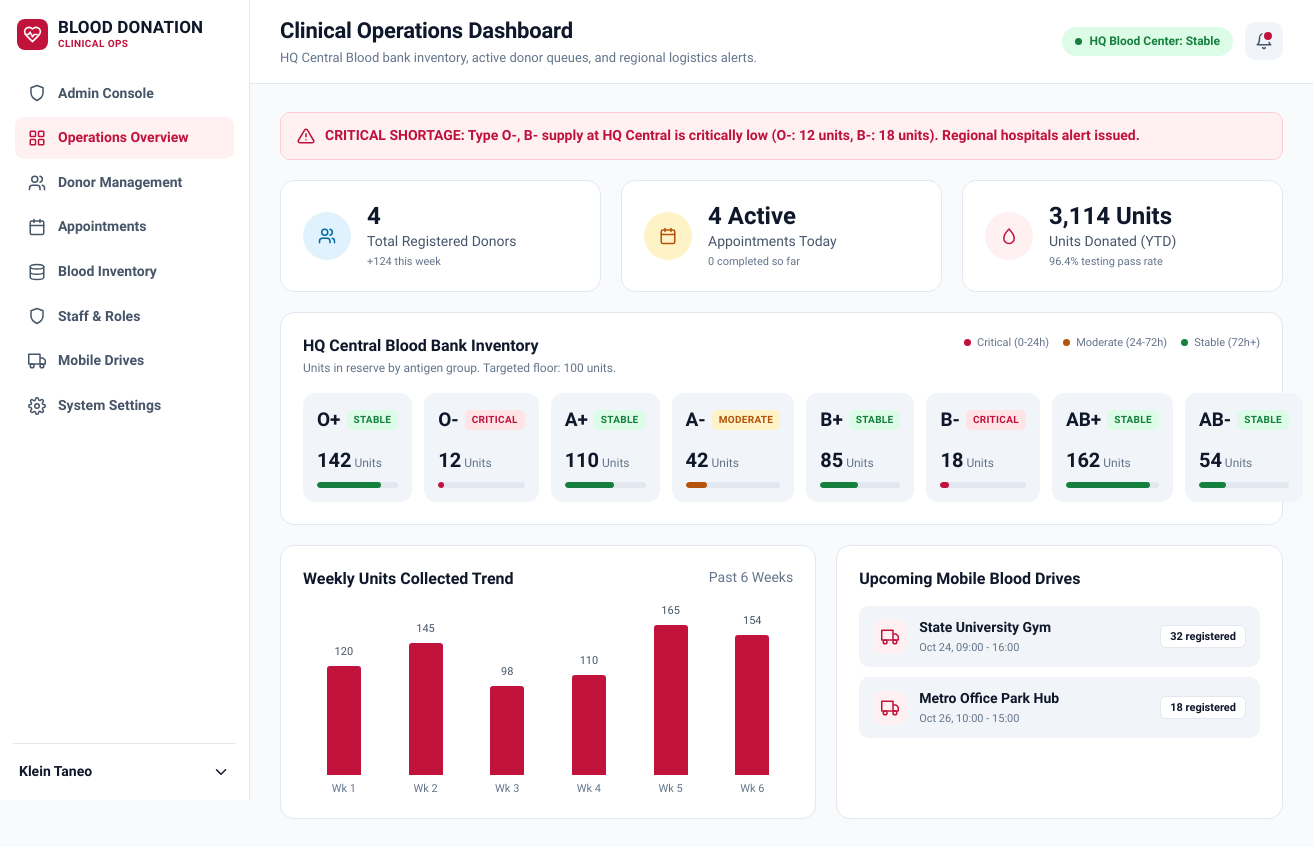
The app's page /dashboard.php (signed in) with its own data.
### tables this page shows
CREATE TABLE users (
  id INT AUTO_INCREMENT PRIMARY KEY,
  name VARCHAR(100) NOT NULL,
  email VARCHAR(150) NOT NULL UNIQUE,
  password_hash VARCHAR(255) NOT NULL,
  role VARCHAR(60) NOT NULL DEFAULT 'Triage Nurse',
  facility VARCHAR(80) NOT NULL DEFAULT 'HQ Central Center',
  access_level VARCHAR(60) NOT NULL DEFAULT 'Pre-screening',
  status ENUM('Active','Pending','Suspended') NOT NULL DEFAULT 'Pending',
  avatar VARCHAR(100) NULL,
  created_at TIMESTAMP DEFAULT CURRENT_TIMESTAMP
);

CREATE TABLE blood_inventory (
  blood_type ENUM('O+','O-','A+','A-','B+','B-','AB+','AB-') PRIMARY KEY,
  units INT NOT NULL DEFAULT 0
);

CREATE TABLE weekly_collections (
  week_no TINYINT PRIMARY KEY,
  units INT NOT NULL
);

CREATE TABLE drives (
  id INT AUTO_INCREMENT PRIMARY KEY,
  name VARCHAR(120) NOT NULL,
  drive_date DATE NOT NULL,
  start_time TIME NOT NULL,
  end_time TIME NOT NULL,
  staffing VARCHAR(160) NOT NULL,
  registered INT NOT NULL DEFAULT 0,
  target INT NOT NULL DEFAULT 50,
  status ENUM('Active','Upcoming','Completed') NOT NULL DEFAULT 'Upcoming',
  created_at TIMESTAMP DEFAULT CURRENT_TIMESTAMP
);

### dashboard.php (the view)
<?php
require __DIR__ . '/config.php';
require __DIR__ . '/includes/layout.php';
$u = require_login();
$donors = (int)q('SELECT COUNT(*) FROM donors')->fetchColumn();
$today = q('SELECT COUNT(*) total, SUM(checked_in) done FROM appointments WHERE appt_date = CURDATE()')->fetch();
$inv = q('SELECT blood_type, units FROM blood_inventory ORDER BY FIELD(blood_type,"O+","O-","A+","A-","B+","B-","AB+","AB-")')->fetchAll();
$weeks = q('SELECT week_no, units FROM weekly_collections ORDER BY week_no')->fetchAll();
$drives = q('SELECT * FROM drives WHERE status IN ("Active","Upcoming") ORDER BY drive_date LIMIT 4')->fetchAll();
$critical = array_filter($inv, fn($r) => stock_status((int)$r['units'])[1] === 'critical');
$maxWeek = max(array_column($weeks, 'units') ?: [1]);
app_start('Clinical Operations Dashboard', 'HQ Central Blood bank inventory, active donor queues, and regional logistics alerts.', 'dashboard');
?>
<?php if ($critical): ?>
<div class="alert-banner"><?= icon('alert') ?><span><b>CRITICAL SHORTAGE:</b> Type
  <?= e(implode(', ', array_map(fn($r) => $r['blood_type'], $critical))) ?> supply at HQ Central is critically low
  (<?= e(implode(', ', array_map(fn($r) => $r['blood_type'] . ': ' . $r['units'] . ' units', $critical))) ?>). Regional hospitals alert issued.</span></div>
<?php endif; ?>
<div class="grid3">
  <div class="card stat"><span class="sico blue"><?= icon('users') ?></span><div><b><?= number_format($donors) ?></b><p>Total Registered Donors</p><small>+<?= e(setting('donors_this_week', '0')) ?> this week</small></div></div>
  <div class="card stat"><span class="sico amber"><?= icon('calendar') ?></span><div><b><?= (int)$today['total'] ?> Active</b><p>Appointments Today</p><small><?= (int)$today['done'] ?> completed so far</small></div></div>
  <div class="card stat"><span class="sico rose"><?= icon('drop') ?></span><div><b><?= number_format((int)setting('ytd_units')) ?> Units</b><p>Units Donated (YTD)</p><small><?= e(setting('pass_rate')) ?>% testing pass rate</small></div></div>
</div>
<div class="card">
  <div class="card-head"><div><h2>HQ Central Blood Bank Inventory</h2><p class="muted">Units in reserve by antigen group. Targeted floor: <?= e(setting('inventory_floor')) ?> units.</p></div>
    <div class="legend"><span class="d crit"></span>Critical (0-24h) <span class="d mod"></span>Moderate (24-72h) <span class="d stab"></span>Stable (72h+)</div></div>
  <div class="inv-grid">
    <?php foreach ($inv as $r): [$lab, $cls] = stock_status((int)$r['units']); ?>
    <div class="inv"><div class="inv-top"><b><?= e($r['blood_type']) ?></b><span class="tag <?= $cls ?>"><?= $lab ?></span></div>
      <div class="inv-n"><b><?= (int)$r['units'] ?></b> Units</div>
      <div class="bar <?= $cls ?>"><i style="width:<?= min(100, round($r['units'] / 180 * 100)) ?>%"></i></div></div>
    <?php endforeach; ?>
  </div>
</div>
<div class="grid2">
  <div class="card"><div class="card-head"><h2>Weekly Units Collected Trend</h2><span class="muted">Past 6 Weeks</span></div>
    <div class="chart">
      <?php foreach ($weeks as $w): ?>
      <div class="col"><span><?= (int)$w['units'] ?></span><i style="height:<?= round($w['units'] / $maxWeek * 150) ?>px"></i><em>Wk <?= (int)$w['week_no'] ?></em></div>
      <?php endforeach; ?>
    </div></div>
  <div class="card"><div class="card-head"><h2>Upcoming Mobile Blood Drives</h2></div>
    <?php foreach ($drives as $d): ?>
    <div class="row-item"><span class="sico rose sm"><?= icon('truck') ?></span>
      <div><b><?= e($d['name']) ?></b><small><?= e(date('M j', strtotime($d['drive_date']))) ?>, <?= e(date('H:i', strtotime($d['start_time']))) ?> - <?= e(date('H:i', strtotime($d['end_time']))) ?></small></div>
      <span class="chip"><?= (int)$d['registered'] ?> registered</span></div>
    <?php endforeach; if (!$drives): ?><p class="muted">No upcoming drives scheduled.</p><?php endif; ?>
  </div>
</div>
<?php app_end();

### includes/layout.php (shortened to what this page needs)
<?php
function head_tags(string $title): string {
    return '<!DOCTYPE html><html lang="en"><head><meta charset="utf-8">'
        . '<meta name="viewport" content="width=device-width, initial-scale=1">'
        . '<title>' . e($title) . ' · ' . APP_NAME . '</title>'
        . '<link rel="preconnect" href="https://fonts.googleapis.com"><link rel="preconnect" href="https://fonts.gstatic.com" crossorigin>'
        . '<link href="https://fonts.googleapis.com/css2?family=Hanken+Grotesk:wght@400;500;600;700;800&display=swap" rel="stylesheet">'
        . '<link rel="stylesheet" href="assets/css/style.css"></head>';
}
function brand(bool $sub = false): string {
    return '<div class="brand"><span class="logo">' . icon('heart') . '</span><span><b>BLOOD DONATION</b>'
        . ($sub ? '<small>CLINICAL OPS</small>' : '') . '</span></div>';
}
function app_start(string $title, string $sub, string $active): void {
    $u = user();
    $nav = [
        'dashboard' => ['Operations Overview', 'grid'], 'donors' => ['Donor Management', 'users'],
        'appointments' => ['Appointments', 'calendar'], 'inventory' => ['Blood Inventory', 'database'],
        'staff' => ['Staff & Roles', 'shield'], 'drives' => ['Mobile Drives', 'truck'],
        'settings' => ['System Settings', 'settings'],
    ];
    if ($u && is_admin($u)) $nav = ['admin' => ['Admin Console', 'shield']] + $nav;
    $crit = (int)q('SELECT COUNT(*) FROM blood_inventory WHERE units < ?', [(int)setting('critical_below', '25')])->fetchColumn();
    echo head_tags($title) . '<body><div class="shell">';
    echo '<aside class="sidebar" id="sidebar">' . brand(true) . '<nav>';
    foreach ($nav as $k => [$label, $ic]) {
        echo '<a href="' . $k . '.php" class="' . ($active === $k ? 'active' : '') . '">' . icon($ic) . '<span>' . e($label) . '</span></a>';
    }
    echo '</nav><details class="usermenu"><summary><span>' . e($u['name']) . '</span>' . icon('chev') . '</summary>'
        . '<a href="logout.php">Log out</a></details></aside>';
    echo '<div class="overlay" id="overlay"></div><div class="main"><header class="topbar">'
        . '<button class="menu-btn" id="menuBtn" aria-label="Open menu">' . icon('menu') . '</button>'
        . '<div class="ttl"><h1>' . e($title) . '</h1><p>' . e($sub) . '</p></div>'
        . '<div class="tools"><span class="pill ok"><i></i>HQ Blood Center: ' . ($crit >= 3 ? 'Alert' : 'Stable') . '</span>'
        . '<a class="iconbtn' . ($crit ? ' dot' : '') . '" href="dashboard.php" aria-label="Alerts">' . icon('bell') . '</a></div></header>'
        . '<section class="content">' . flash_html();
}
function app_end(): void { echo '</section></div></div><script src="assets/js/app.js"></script></body></html>'; }

### config.php (shortened to what this page needs)
<?php
function db(): PDO {
    static $pdo = null;
    if (!$pdo) {
        try {
            $pdo = new PDO('mysql:host=' . DB_HOST . ';dbname=' . DB_NAME . ';charset=utf8mb4', DB_USER, DB_PASS, [
                PDO::ATTR_ERRMODE => PDO::ERRMODE_EXCEPTION,
                PDO::ATTR_DEFAULT_FETCH_MODE => PDO::FETCH_ASSOC,
                PDO::ATTR_EMULATE_PREPARES => false,
            ]);
            $pdo->exec("SET time_zone = '+08:00'");
        } catch (PDOException $e) {
            http_response_code(500);
            exit('Database connection failed. Check config.php and import database.sql.');
        }
    }
    return $pdo;
}
function q(string $sql, array $p = []): PDOStatement { $s = db()->prepare($sql); $s->execute($p); return $s; }
function e($v): string { return htmlspecialchars((string)$v, ENT_QUOTES, 'UTF-8'); }
function setting(string $k, string $default = ''): string {
    static $cache = null;
    if ($cache === null) $cache = q('SELECT skey, svalue FROM settings')->fetchAll(PDO::FETCH_KEY_PAIR);
    return $cache[$k] ?? $default;
}
function user(): ?array {
    static $u = false;
    if ($u === false) $u = isset($_SESSION['uid']) ? (q('SELECT * FROM users WHERE id=? AND status="Active"', [$_SESSION['uid']])->fetch() ?: null) : null;
    return $u;
}
function require_login(): array {
    if (setting('session_timeout') === '1' && isset($_SESSION['last']) && time() - $_SESSION['last'] > 900) {
        session_unset(); session_destroy(); session_start();
        flash('Session expired after 15 minutes of inactivity.', 'err'); redirect('login.php');
    }
    $u = user();
    return $u;
}
function stock_status(int $units): array {
    if ($units < (int)setting('critical_below', '25')) return ['CRITICAL', 'critical'];
    if ($units < (int)setting('moderate_below', '50')) return ['MODERATE', 'moderate'];
    return ['STABLE', 'stable'];
}
function icon(string $n): string {
    return '<svg class="ic" viewBox="0 0 24 24" fill="none" stroke="currentColor" stroke-width="2" stroke-linecap="round" stroke-linejoin="round" aria-hidden="true">' . ($p[$n] ?? '') . '</svg>';
}

### records on screen
users: name "Klein Taneo"
blood_inventory: blood_type "O+", lab "STABLE", units "142"
blood_inventory: blood_type "O-", lab "CRITICAL", units "12"
blood_inventory: blood_type "A+", lab "STABLE", units "110"
blood_inventory: blood_type "A-", lab "MODERATE", units "42"
blood_inventory: blood_type "B+", lab "STABLE", units "85"
blood_inventory: blood_type "B-", lab "CRITICAL", units "18"
blood_inventory: blood_type "AB+", lab "STABLE", units "162"
blood_inventory: blood_type "AB-", lab "STABLE", units "54"
weekly_collections: units "120", week_no "1"
weekly_collections: units "145", week_no "2"
weekly_collections: units "98", week_no "3"
weekly_collections: units "110", week_no "4"
weekly_collections: units "165", week_no "5"
weekly_collections: units "154", week_no "6"
drives: name "State University Gym", drive_date "Oct 24", start_time "09:00", end_time "16:00", registered "32"
drives: name "Metro Office Park Hub", drive_date "Oct 26", start_time "10:00", end_time "15:00", registered "18"

### other values on screen
$label "Admin Console"
$label "Operations Overview"
$label "Donor Management"
$label "Appointments"
$label "Blood Inventory"
$label "Staff & Roles"
$label "Mobile Drives"
$label "System Settings"
$title "Clinical Operations Dashboard"
$sub "HQ Central Blood bank inventory, active donor queues, and regional logistics alerts."
implode(', ', array_map(fn($r) => $r['blood_type'], $critical)) "O-, B-"
$donors "4"
setting('donors_this_week', '0') "124"
$today['total'] "4"
$today['done'] "0"
